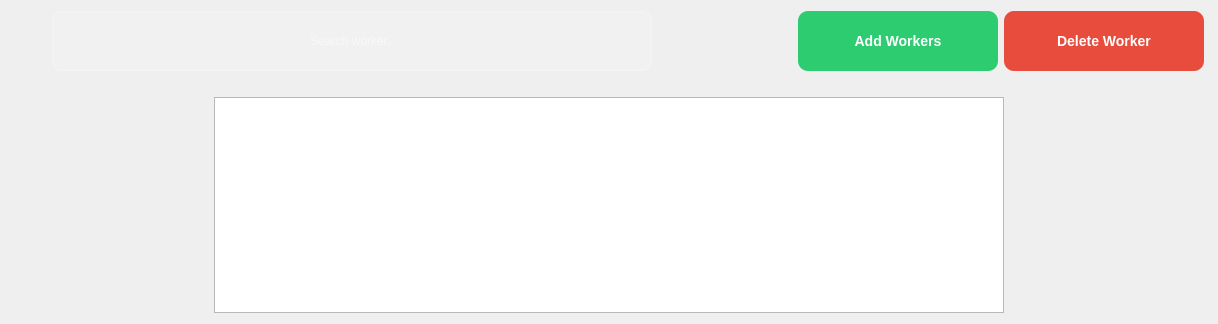
<?xml version="1.0" encoding="UTF-8"?>
<ui version="4.0">
 <class>Form</class>
 <widget class="QWidget" name="Form">
  <property name="geometry">
   <rect>
    <x>0</x>
    <y>0</y>
    <width>1218</width>
    <height>324</height>
   </rect>
  </property>
  <property name="windowTitle">
   <string>Form</string>
  </property>
  <property name="styleSheet">
   <string notr="true">QPushButton#delete_worker_button {
    background-color: #e74c3c;
    color: white;
    font-weight: bold;
    border: none;
    border-radius: 10px;
    padding: 8px 16px;
    font-size: 14px;
    box-shadow: inset 0 0 5px rgba(0,0,0,0.2);
}
QPushButton#delete_worker_button:hover {
    background-color: #c0392b;
}
QPushButton#delete_worker_button:pressed {
    background-color: #a93226;
}

/* --- ADD BUTTON --- */
QPushButton#add_worker_button {
    background-color: #2ecc71;
    color: white;
    font-weight: bold;
    border: none;
    border-radius: 10px;
    padding: 8px 16px;
    font-size: 14px;
    box-shadow: inset 0 0 5px rgba(0,0,0,0.2);
}
QPushButton#add_worker_button:hover {
    background-color: #27ae60;
}
QPushButton#add_worker_button:pressed {
    background-color: #1e8449;
}

</string>
  </property>
  <layout class="QHBoxLayout" name="horizontalLayout">
   <item>
    <layout class="QVBoxLayout" name="verticalLayout" stretch="0,0,0">
     <item>
      <layout class="QHBoxLayout" name="horizontalLayout_5" stretch="2,1,0,0,1,2">
       <item>
        <spacer name="horizontalSpacer">
         <property name="orientation">
          <enum>Qt::Horizontal</enum>
         </property>
         <property name="sizeHint" stdset="0">
          <size>
           <width>40</width>
           <height>20</height>
          </size>
         </property>
        </spacer>
       </item>
       <item>
        <layout class="QHBoxLayout" name="horizontalLayout_6">
         <item>
          <widget class="QLabel" name="label">
           <property name="maximumSize">
            <size>
             <width>50</width>
             <height>50</height>
            </size>
           </property>
           <property name="styleSheet">
            <string notr="true">width : fit-content;
padding : 12px;
background-color:transparent;</string>
           </property>
           <property name="text">
            <string/>
           </property>
           <property name="pixmap">
            <pixmap>../assets/magnifier.png</pixmap>
           </property>
           <property name="scaledContents">
            <bool>true</bool>
           </property>
           <property name="wordWrap">
            <bool>false</bool>
           </property>
           <property name="openExternalLinks">
            <bool>false</bool>
           </property>
          </widget>
         </item>
         <item>
          <widget class="QLineEdit" name="search_input">
           <property name="minimumSize">
            <size>
             <width>600</width>
             <height>40</height>
            </size>
           </property>
           <property name="maximumSize">
            <size>
             <width>600</width>
             <height>60</height>
            </size>
           </property>
           <property name="styleSheet">
            <string notr="true">QLineEdit {
    padding: 8px;
    border: 1px solid rgba(255, 255, 255, 0.3);
    border-radius: 10px;
    background-color: rgba(255, 255, 255, 0.1);
    color: white;
    height: 100px;
width:150px;
}
QLineEdit:focus {
    border: 1px solid #00bcd4;
    background-color: rgba(255, 255, 255, 0.15);
}</string>
           </property>
           <property name="text">
            <string/>
           </property>
           <property name="alignment">
            <set>Qt::AlignCenter</set>
           </property>
           <property name="placeholderText">
            <string> Search worker...</string>
           </property>
          </widget>
         </item>
        </layout>
       </item>
       <item>
        <spacer name="horizontalSpacer_3">
         <property name="orientation">
          <enum>Qt::Horizontal</enum>
         </property>
         <property name="sizeHint" stdset="0">
          <size>
           <width>40</width>
           <height>20</height>
          </size>
         </property>
        </spacer>
       </item>
       <item>
        <spacer name="horizontalSpacer_4">
         <property name="orientation">
          <enum>Qt::Horizontal</enum>
         </property>
         <property name="sizeType">
          <enum>QSizePolicy::Minimum</enum>
         </property>
         <property name="sizeHint" stdset="0">
          <size>
           <width>100</width>
           <height>20</height>
          </size>
         </property>
        </spacer>
       </item>
       <item>
        <layout class="QHBoxLayout" name="horizontalLayout_2">
         <item>
          <widget class="QPushButton" name="add_worker_button">
           <property name="sizePolicy">
            <sizepolicy hsizetype="Expanding" vsizetype="Expanding">
             <horstretch>0</horstretch>
             <verstretch>0</verstretch>
            </sizepolicy>
           </property>
           <property name="minimumSize">
            <size>
             <width>200</width>
             <height>40</height>
            </size>
           </property>
           <property name="maximumSize">
            <size>
             <width>300</width>
             <height>60</height>
            </size>
           </property>
           <property name="focusPolicy">
            <enum>Qt::NoFocus</enum>
           </property>
           <property name="styleSheet">
            <string notr="true">margain-left:10px;
margain-right:10px;</string>
           </property>
           <property name="text">
            <string>Add Workers</string>
           </property>
           <property name="icon">
            <iconset>
             <normaloff>../assets/user (1).png</normaloff>../assets/user (1).png</iconset>
           </property>
           <property name="iconSize">
            <size>
             <width>24</width>
             <height>24</height>
            </size>
           </property>
          </widget>
         </item>
         <item>
          <widget class="QPushButton" name="delete_worker_button">
           <property name="sizePolicy">
            <sizepolicy hsizetype="Minimum" vsizetype="Fixed">
             <horstretch>0</horstretch>
             <verstretch>0</verstretch>
            </sizepolicy>
           </property>
           <property name="minimumSize">
            <size>
             <width>200</width>
             <height>40</height>
            </size>
           </property>
           <property name="maximumSize">
            <size>
             <width>200</width>
             <height>60</height>
            </size>
           </property>
           <property name="layoutDirection">
            <enum>Qt::LeftToRight</enum>
           </property>
           <property name="styleSheet">
            <string notr="true"/>
           </property>
           <property name="text">
            <string>Delete Worker</string>
           </property>
           <property name="icon">
            <iconset>
             <normaloff>../assets/user (2).png</normaloff>../assets/user (2).png</iconset>
           </property>
           <property name="iconSize">
            <size>
             <width>24</width>
             <height>24</height>
            </size>
           </property>
          </widget>
         </item>
        </layout>
       </item>
       <item>
        <spacer name="horizontalSpacer_2">
         <property name="orientation">
          <enum>Qt::Horizontal</enum>
         </property>
         <property name="sizeHint" stdset="0">
          <size>
           <width>40</width>
           <height>20</height>
          </size>
         </property>
        </spacer>
       </item>
      </layout>
     </item>
     <item>
      <spacer name="verticalSpacer">
       <property name="orientation">
        <enum>Qt::Vertical</enum>
       </property>
       <property name="sizeType">
        <enum>QSizePolicy::Minimum</enum>
       </property>
       <property name="sizeHint" stdset="0">
        <size>
         <width>20</width>
         <height>20</height>
        </size>
       </property>
      </spacer>
     </item>
     <item>
      <layout class="QHBoxLayout" name="horizontalLayout_8" stretch="1,4,1">
       <item>
        <widget class="QWidget" name="widget_8" native="true"/>
       </item>
       <item>
        <widget class="QListWidget" name="listWorkers_2">
         <property name="styleSheet">
          <string notr="true">background-color:transparent;
QTableWidget {
        font-family: 'Arial';
        font-size: 14px;
    }
</string>
         </property>
         <property name="editTriggers">
          <set>QAbstractItemView::NoEditTriggers</set>
         </property>
         <property name="alternatingRowColors">
          <bool>false</bool>
         </property>
         <property name="selectionBehavior">
          <enum>QAbstractItemView::SelectRows</enum>
         </property>
        </widget>
       </item>
       <item>
        <widget class="QWidget" name="widget_7" native="true"/>
       </item>
      </layout>
     </item>
    </layout>
   </item>
  </layout>
 </widget>
 <resources/>
 <connections/>
</ui>
